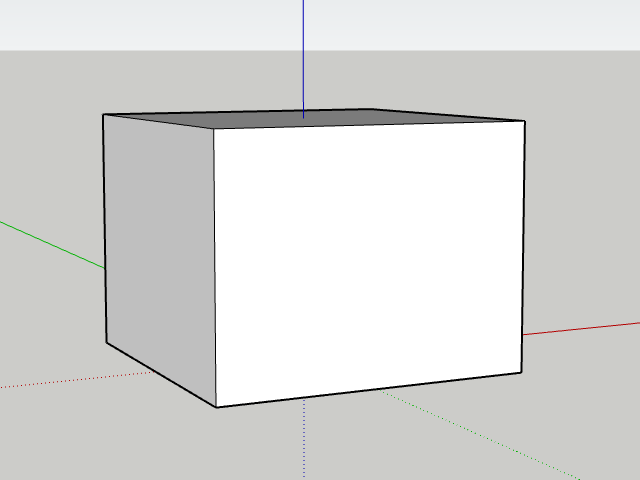
#> input picture OpenCV/Examples/boxCam1.png, 640 x 480 px
$ python essentials.py
#> lines starting #> are read from the running program, lines starting #| are printed output that depends on the picture; after the words box and inside, x2 and y2 are one past the last pixel; in counts of white or black regions, pixels touching at a corner belong together
#######################################################################################
# essentials.py
# This program showcases simple operatations that you can do with OpenCV.
# You'll want to update the path `./boxCam1.png` to something that you have access to,
# or another image in the OpenCV repo.
#######################################################################################
import cv2 as cv
import os

# Grayscale

script_dir = os.path.dirname(os.path.abspath(__file__))
img_path = os.path.join(script_dir, "boxCam1.png")

img = cv.imread(img_path)
#> img is the input picture: shape (480, 640, 3); mean B, G, R 215, 216.5, 216.2
gray = cv.cvtColor(img, cv.COLOR_BGR2GRAY)

cv.imshow("orb", cv.resize(img, (250,250), cv.INTER_AREA))
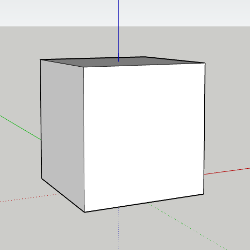
#> window 'orb': shape (250, 250, 3); mean B, G, R 215.1, 216.5, 216.2
cv.imshow("gray", gray)

# Blur
blur = cv.GaussianBlur(img, (11,11), cv.BORDER_DEFAULT)
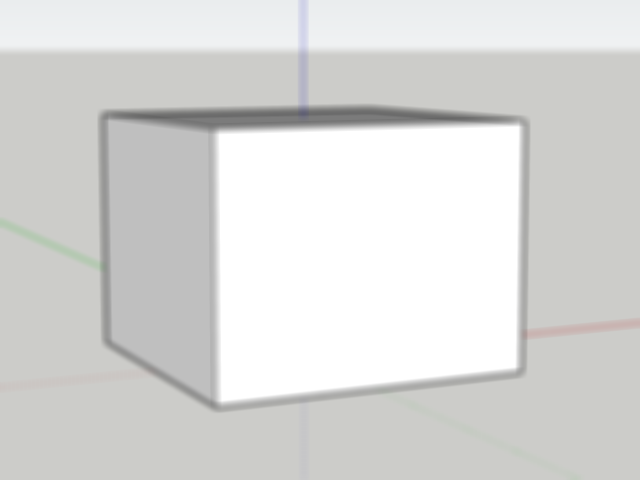
#> blur: shape (480, 640, 3); mean B, G, R 215, 216.5, 216.2
cv.imshow("Blur", blur)


# Edge Cascade
canny = cv.Canny(img, 50, 70)
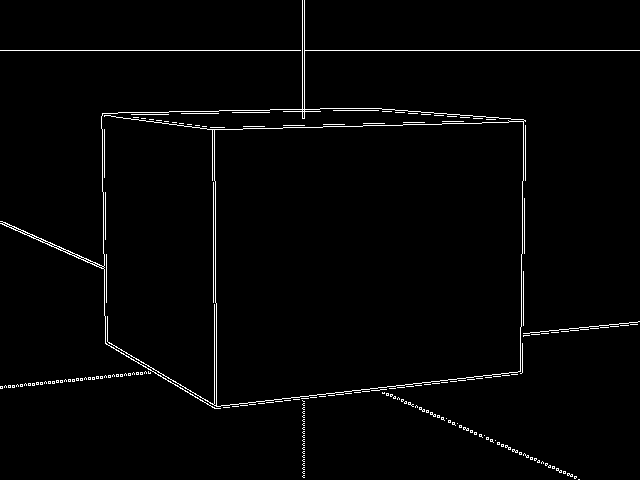
#> canny: shape (480, 640); 1.8% white in thin lines or dots
cv.imshow("Edge Detectoin", canny)

# Combining Edge with Blur to reduce noise
canny1 = cv.Canny(blur, 50, 70)
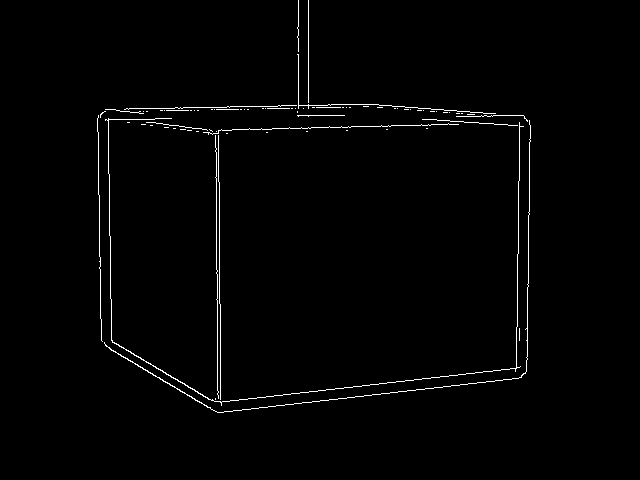
#> canny1: shape (480, 640); 1.3% white in thin lines or dots, all inside (x1, y1, x2, y2) = (97, 0, 531, 413)
cv.imshow("Edge Cascade w/ Blur", canny1)

cv.waitKey(0)

$ run again, with OpenCV/Examples/boxCam2.png copied over OpenCV/Examples/boxCam1.png
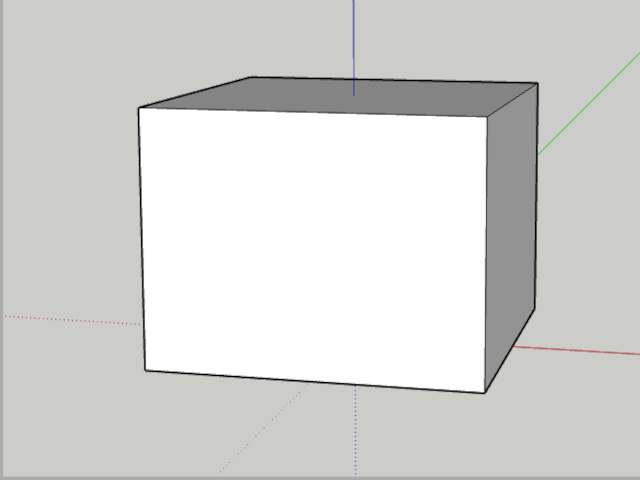
#> input picture OpenCV/Examples/boxCam2.png, 640 x 480 px
#> img is the input picture: shape (480, 640, 3); mean B, G, R 210.3, 212.2, 212.2
#> `canny = cv.Canny(img, 50, 70)`:
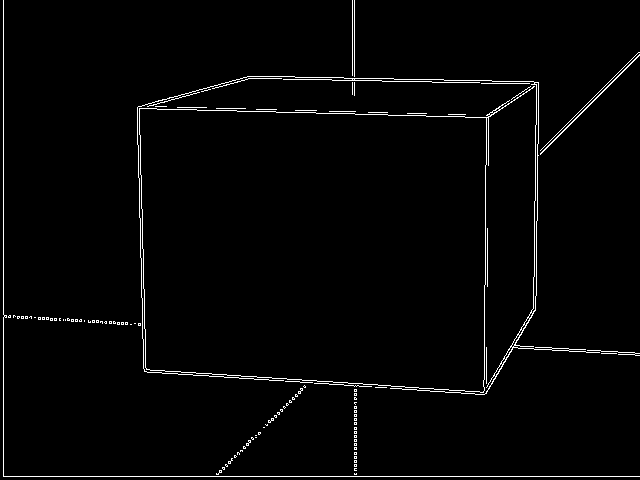
#> canny: shape (480, 640); 2% white in thin lines or dots
#> `canny1 = cv.Canny(blur, 50, 70)`:
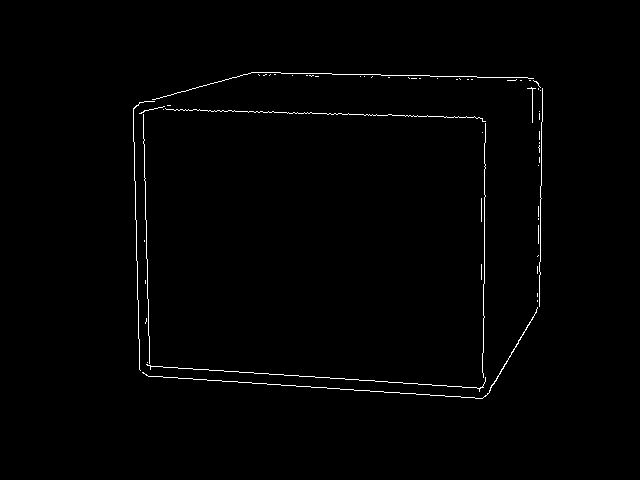
#> canny1: shape (480, 640); 0.92% white in thin lines or dots, all inside (x1, y1, x2, y2) = (133, 72, 543, 399)
